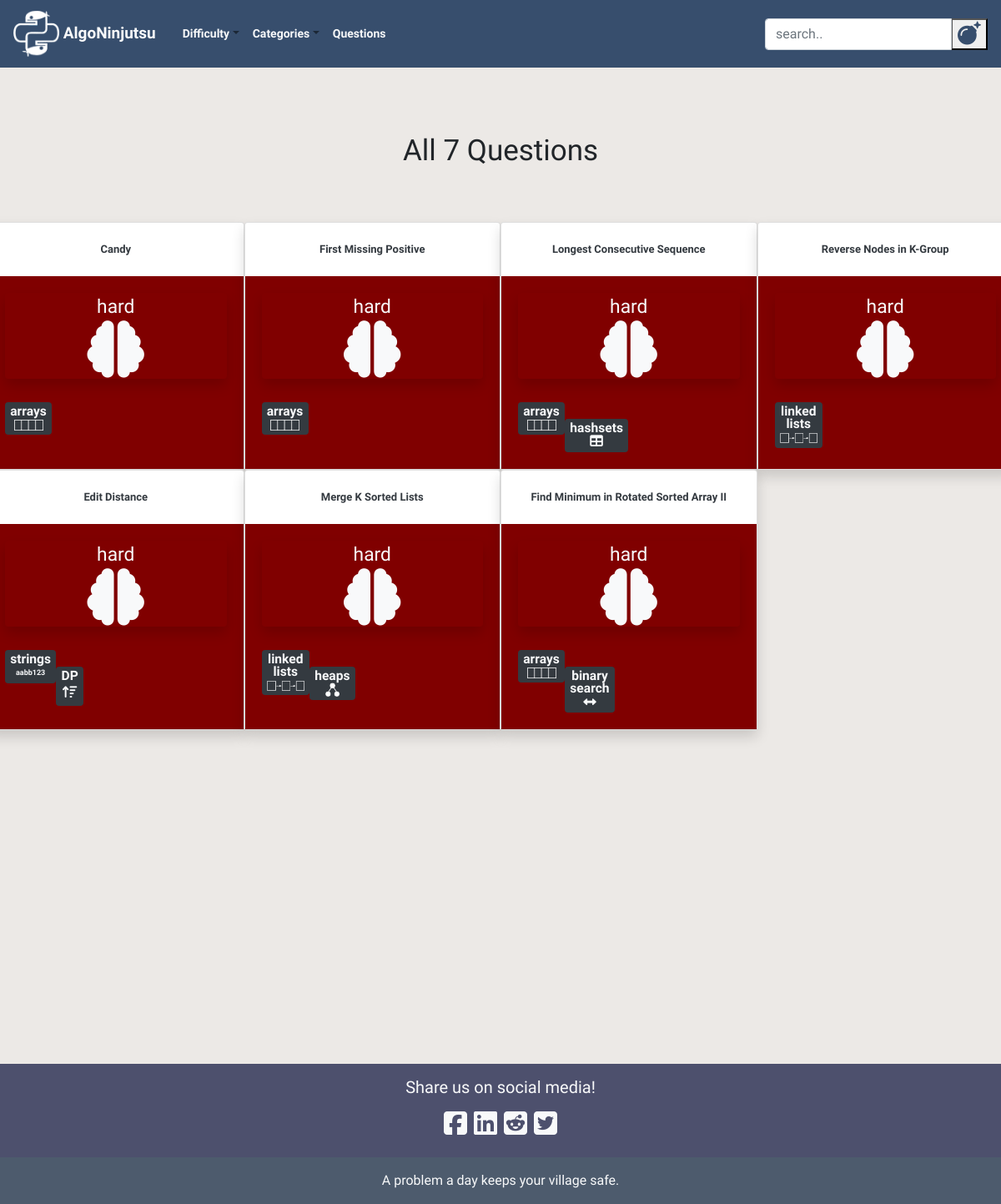
/questions/difficulty/hard/, run on the app's committed database.
### blog/models.py (models this page shows, shortened)
class Post(models.Model):
    author = models.TextField()
    title = RichTextField()
    category = models.TextField(choices = CATEGORY_CHOICES, default = 'arrays')
    alt_category = models.TextField(choices = CATEGORY_CHOICES, blank=True, null = True)
    difficulty = models.TextField(choices = DIFFICULTY_CHOICES, default = 'easy')
    description = RichTextField()
    text = RichTextField()
    explanation = RichTextField()
    additional_notes = RichTextField(blank=True, null = True)
    published_date = models.DateTimeField(blank=True, null=True)

### blog/views.py (the view)
# urls.py: path('questions/difficulty/<str:difficulty>/', views.DifficultyPostListView.as_view(), name='difficulty_post_list'),
class DifficultyPostListView(ListView):
    model = Post
    def get_queryset(self, *args, **kwargs):
        difficulty = self.kwargs.get('difficulty')
        return Post.objects.filter(difficulty = difficulty)

### blog/static/templates/blog/post_list.html (shortened to what this page needs)
{% extends 'blog/base.html' %}
{% load static %}
{% block content %}
<div class="postlist col-md-12">
    {% if not post_list.count %}
    <h1 class = "counter my-5" align = "center">No Questions Found</h1>
    <br><br>
    {% elif post_list.count == 1 %}
    <h1 class = "counter my-3" align="center">{{post_list.count}} Question</h1>
    <br><br>
    {% else %}
    <h1 class = "counter my-3" align="center">All {{post_list.count}} Questions</h1>
    <br><br>
    {% endif %}
  <div class="row">
  {% for post in post_list %}
  <div class="card shadow" style="width: 25%">
    <br>
    <h3 align="center"><a class="check text-dark" style = "font-size:13px;" href="{% url 'post_detail' pk=post.pk %}">
      <b>{{ post.title|safe }}</b></a></h3>
    {% if post.difficulty == "easy" %}
    <div class="card-body" style="background-color: rgb(0,100,0)">
    {% elif post.difficulty == "medium" %}
    <div class="card-body" style="background-color: rgb(204,204,0)">
    {% elif post.difficulty == "hard" %}
    <div class="card-body" style="background-color: rgb(128,0,0)"">
    {% endif %}
      <div class="postdifficulty text-light shadow rounded"align="center">
        <a class="text-light" href="{% url 'difficulty_post_list' difficulty=post.difficulty %}">
        {{post.difficulty}}
        <br>
        {% if post.difficulty == "medium" %}
        <i class="fas fa-brain fa-2x"></i>
        {% elif post.difficulty == "hard" %}
        <i class="fas fa-brain fa-3x"></i>
        {% else %}
        <i class="fas fa-brain"></i>
        {% endif %}
        </a>
      </div>
      <br>
        <div class="category text-light badge badge-dark my-1">
        <a class="text-light" href="{% url 'category_post_list' category=post.category %}">
        {% if post.category == "linked lists" %}
        <h8>linked <br>lists</h8>
        {% elif post.category == "binary search" %}
        <h8>binary <br>search</h8>
        {% endif %}
        {% if post.category != "linked lists" and post.category != "binary search"%}
        <h8>{{post.category}}</h8>
        {% endif %}
        <br>
        {% if post.category == "linked lists" %}
        <img src="{% static 'images/thumbnail_image8.png' %}" width="45" height="12">
        {% elif post.category == "backtracking" %}
        <i class="fas fa-trash-restore"></i>
        {% elif post.category == "trees" %}
        <img src="{% static 'images/thumbnail_image5.png' %}" width="16.5" height="16.5">
        {% elif post.category == "arrays" %}
        <img src="{% static 'images/thumbnail_image7.png' %}" width="35" height="13">
        {% elif post.category == "strings" %}
        <p class= "my-1" style = "font-size: 9px; font: verdana;"><b>aabb123</b></p>
        {% elif post.category == "hashsets" %}
        <i class="fas fa-table"></i>
        {% elif post.category == "hashmaps" %}
        <i class="fas fa-columns"></i>
        {% elif post.category == "DP" %}
        <i class="my-1 fas fa-sort-amount-up"></i>
        {% elif post.category == "math" %}
        <i class="fas fa-calculator"></i>
        {% elif post.category == "graphs" %}
        <i class="fas fa-th"></i>
        {% elif post.category == "stacks" %}
        <i class="fas fa-angle-double-up"></i>
        {% elif post.category == "queues" %}
        <i class="fas fa-angle-double-right"></i>
        {% elif post.category == "recursion" %}
        <i class="fas fa-infinity"></i>
        {% elif post.category == "tries" %}
        <img src="{% static 'images/thumbnail_image6.png' %}" width="25.3" height="22">
        {% elif post.category == "binary" %}
        <p class= "my-1" style = "font-size: 8px; font: verdana;"><b>01101001</b></p>
        {% elif post.category == "binary search" %}
        <i class="fas fa-arrows-alt-h"></i>
        {% elif post.category == "heaps" %}
        <img src="{% static 'images/thumbnail_image5.png' %}" width="16.5" height="16.5">
        {% endif %}
        </a>
        </div>
        <br>
        {% if post.alt_category %}
        <div class="alt_category text-light badge badge-dark">
        {% else %}
        <div class="alt_category text-light">
        {% endif %}
        <a class="text-light" href="{% url 'category_post_list' category=post.alt_category %}">
          {% if post.alt_category == "linked lists" %}
          <h8>linked <br>lists</h8>
          {% elif post.alt_category == "binary search" %}
          <h8>binary <br>search</h8>
          {% endif %}
          {% if post.alt_category and post.alt_category != "linked lists" and post.alt_category != "binary search"%}
          <h8>{{post.alt_category}}</h8>
          {% endif %}
          <br>
        {% if post.alt_category == "linked lists" %}
        <img src="{% static 'images/thumbnail_image8.png' %}" width="45" height="12">
        {% elif post.alt_category == "backtracking" %}
        <i class="fas fa-trash-restore"></i>
        {% elif post.alt_category == "trees" %}
        <img src="{% static 'images/thumbnail_image5.png' %}" width="16.5" height="16.5">
        {% elif post.alt_category == "arrays" %}
        <img src="{% static 'images/thumbnail_image7.png' %}" width="35" height="13">
        {% elif post.alt_category == "hashmaps" %}
        <i class="fas fa-columns"></i>
        {% elif post.alt_category == "DP" %}
        <i class="my-1 fas fa-sort-amount-up"></i>
        {% elif post.alt_category == "math" %}
        <i class="fas fa-calculator"></i>
        {% elif post.alt_category == "graphs" %}
        <i class="fas fa-th fa-2x"></i>
        {% elif post.alt_category == "stacks" %}
        <i class="fas fa-angle-double-up"></i>
        {% elif post.alt_category == "queues" %}
        <i class="fas fa-angle-double-right"></i>
        {% elif post.alt_category == "strings" %}
        <p class= "my-1" style = "font-size: 9px; font: verdana;"><b>aabb123</b></p>
        {% elif post.alt_category == "hashsets" %}
        <i class="fas fa-table"></i>
        {% elif post.alt_category == "recursion" %}
        <i class="fas fa-infinity"></i>
        {% elif post.alt_category == "tries" %}
        <img src="{% static 'images/thumbnail_image6.png' %}" width="25.3" height="22">
        {% elif post.alt_category == "heaps" %}
        <img src="{% static 'images/thumbnail_image5.png' %}" width="16.5" height="16.5">
        {% elif post.alt_category == "binary" %}
        <p class= "my-1" style = "font-size: 9px; font: verdana;"><b>01101001</b></p>
        {% elif post.alt_category == "binary search" %}
        <i class="fas fa-arrows-alt-h"></i>
        {% endif %}
        </a>
        </div>
    </div>
  </div>
  {% endfor %}
  </div>
</div>
{% endblock %}

### blog/static/css/blog.css (style rules this page uses)
body { font-family: 'Special Elite', cursive; background: #ECE9E6; background: -webkit-linear-gradient(to bottom, #FFFFFF, #ECE9E6); overflow-x: hidden; max-width: 100%; }
img { max-width:100%; }
.postdifficulty { font-size: 1.9vmin !important; }
.counter { font-family: 'Rock Salt', cursive; font-size: 35px; }
.category { float:left; font-size: 1.3vmin !important; }
.alt_category { font-size: 1.3vmin !important; float:left; }
.card { transition: 1.5s; }
.card:not(:first-child) { margin-down: -10px; }

### data on the page
Post: title "Candy", difficulty "hard", category "arrays"
Post: title "First Missing Positive", difficulty "hard", category "arrays"
Post: title "Longest Consecutive Sequence", difficulty "hard", category "arrays", alt_category "hashsets"
Post: title "Reverse Nodes in K-Group", difficulty "hard", category "linked"
Post: title "Edit Distance", difficulty "hard", category "strings", shows "aabb123", alt_category "DP"
Post: title "Merge K Sorted Lists", difficulty "hard", category "linked", alt_category "heaps"
Post: title "Find Minimum in Rotated Sorted Array II", difficulty "hard", category "arrays", alt_category "binary"

### other printed values
{{ post_list.count }} "7"
